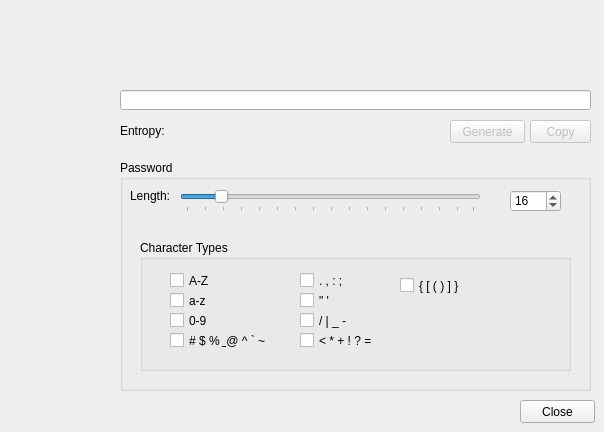
    <widget class="QWidget" name="pagePasswordGenerator">
     <widget class="QGroupBox" name="groupBoxPassword">
      <property name="geometry">
       <rect>
        <x>120</x>
        <y>160</y>
        <width>471</width>
        <height>231</height>
       </rect>
      </property>
      <property name="title">
       <string>Password</string>
      </property>
      <widget class="QGroupBox" name="groupBoxCharacterTypes">
       <property name="geometry">
        <rect>
         <x>20</x>
         <y>80</y>
         <width>431</width>
         <height>131</height>
        </rect>
       </property>
       <property name="title">
        <string>Character Types</string>
       </property>
       <widget class="QCheckBox" name="checkBoxUseCapitals">
        <property name="geometry">
         <rect>
          <x>30</x>
          <y>30</y>
          <width>70</width>
          <height>21</height>
         </rect>
        </property>
        <property name="text">
         <string>A-Z</string>
        </property>
       </widget>
       <widget class="QCheckBox" name="checkBoxUseLowercase">
        <property name="geometry">
         <rect>
          <x>30</x>
          <y>50</y>
          <width>70</width>
          <height>21</height>
         </rect>
        </property>
        <property name="text">
         <string>a-z</string>
        </property>
       </widget>
       <widget class="QCheckBox" name="checkBoxUseDigits">
        <property name="geometry">
         <rect>
          <x>30</x>
          <y>70</y>
          <width>70</width>
          <height>21</height>
         </rect>
        </property>
        <property name="text">
         <string>0-9</string>
        </property>
       </widget>
       <widget class="QCheckBox" name="checkBoxUseSpecial1">
        <property name="geometry">
         <rect>
          <x>30</x>
          <y>90</y>
          <width>101</width>
          <height>21</height>
         </rect>
        </property>
        <property name="text">
         <string># $ % &amp; @ ^ ` ~</string>
        </property>
       </widget>
       <widget class="QCheckBox" name="checkBoxUseSpecial2">
        <property name="geometry">
         <rect>
          <x>160</x>
          <y>30</y>
          <width>101</width>
          <height>21</height>
         </rect>
        </property>
        <property name="text">
         <string>. , : ;</string>
        </property>
       </widget>
       <widget class="QCheckBox" name="checkBoxUseSpecial3">
        <property name="geometry">
         <rect>
          <x>160</x>
          <y>50</y>
          <width>101</width>
          <height>21</height>
         </rect>
        </property>
        <property name="text">
         <string>&quot; '</string>
        </property>
       </widget>
       <widget class="QCheckBox" name="checkBoxUseSpecial4">
        <property name="geometry">
         <rect>
          <x>160</x>
          <y>70</y>
          <width>101</width>
          <height>21</height>
         </rect>
        </property>
        <property name="text">
         <string>/ | _ -</string>
        </property>
       </widget>
       <widget class="QCheckBox" name="checkBoxUseSpecial5">
        <property name="geometry">
         <rect>
          <x>160</x>
          <y>90</y>
          <width>101</width>
          <height>21</height>
         </rect>
        </property>
        <property name="text">
         <string>&lt; * + ! ? =</string>
        </property>
       </widget>
       <widget class="QCheckBox" name="checkBoxUseParentheses">
        <property name="geometry">
         <rect>
          <x>260</x>
          <y>30</y>
          <width>101</width>
          <height>31</height>
         </rect>
        </property>
        <property name="text">
         <string>{ [ ( ) ] }</string>
        </property>
       </widget>
      </widget>
      <widget class="QSlider" name="horizontalSliderPasswordLength">
       <property name="geometry">
        <rect>
         <x>60</x>
         <y>30</y>
         <width>301</width>
         <height>22</height>
        </rect>
       </property>
       <property name="minimum">
        <number>1</number>
       </property>
       <property name="maximum">
        <number>128</number>
       </property>
       <property name="value">
        <number>16</number>
       </property>
       <property name="orientation">
        <enum>Qt::Horizontal</enum>
       </property>
       <property name="tickPosition">
        <enum>QSlider::TicksBelow</enum>
       </property>
       <property name="tickInterval">
        <number>8</number>
       </property>
      </widget>
      <widget class="QLabel" name="labelLength">
       <property name="geometry">
        <rect>
         <x>10</x>
         <y>20</y>
         <width>51</width>
         <height>31</height>
        </rect>
       </property>
       <property name="text">
        <string>Length:</string>
       </property>
      </widget>
      <widget class="QSpinBox" name="spinBoxPasswordLength">
       <property name="geometry">
        <rect>
         <x>390</x>
         <y>30</y>
         <width>51</width>
         <height>22</height>
        </rect>
       </property>
       <property name="minimum">
        <number>1</number>
       </property>
       <property name="maximum">
        <number>128</number>
       </property>
       <property name="value">
        <number>16</number>
       </property>
       <property name="displayIntegerBase">
        <number>10</number>
       </property>
      </widget>
     </widget>
     <widget class="QPushButton" name="pushButtonClosePG">
      <property name="geometry">
       <rect>
        <x>520</x>
        <y>400</y>
        <width>75</width>
        <height>23</height>
       </rect>
      </property>
      <property name="text">
       <string>Close</string>
      </property>
     </widget>
     <widget class="QPushButton" name="pushButtonGenerate">
      <property name="enabled">
       <bool>false</bool>
      </property>
      <property name="geometry">
       <rect>
        <x>450</x>
        <y>120</y>
        <width>75</width>
        <height>23</height>
       </rect>
      </property>
      <property name="text">
       <string>Generate</string>
      </property>
     </widget>
     <widget class="QLineEdit" name="lineEditGeneratedPassword">
      <property name="geometry">
       <rect>
        <x>120</x>
        <y>90</y>
        <width>471</width>
        <height>20</height>
       </rect>
      </property>
      <property name="maxLength">
       <number>128</number>
      </property>
     </widget>
     <widget class="QPushButton" name="pushButtonCopy">
      <property name="enabled">
       <bool>false</bool>
      </property>
      <property name="geometry">
       <rect>
        <x>530</x>
        <y>120</y>
        <width>61</width>
        <height>23</height>
       </rect>
      </property>
      <property name="text">
       <string>Copy</string>
      </property>
     </widget>
     <widget class="QLabel" name="labelEntropy">
      <property name="geometry">
       <rect>
        <x>120</x>
        <y>120</y>
        <width>251</width>
        <height>21</height>
       </rect>
      </property>
      <property name="text">
       <string>Entropy:</string>
      </property>
     </widget>
    </widget>
